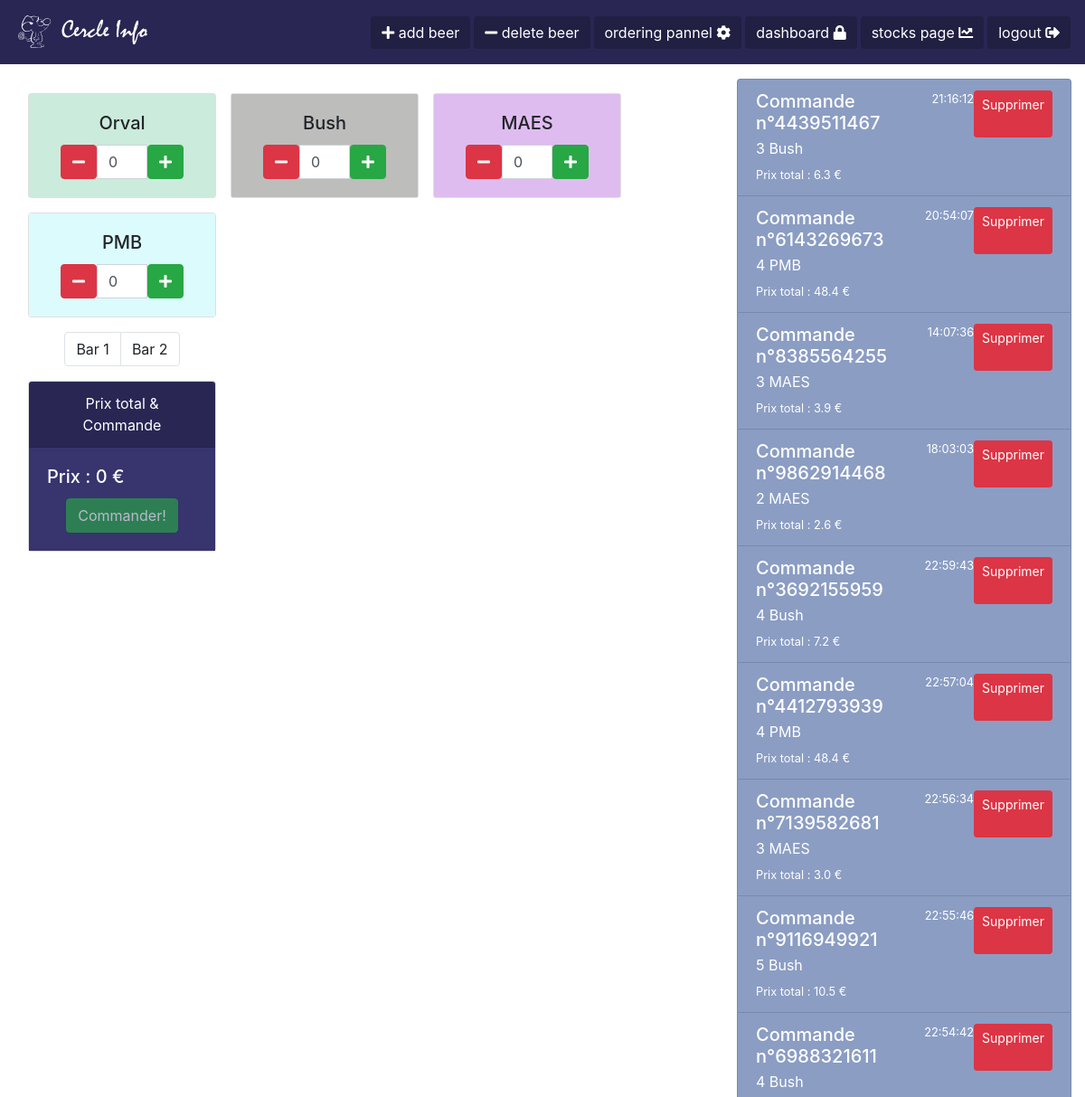
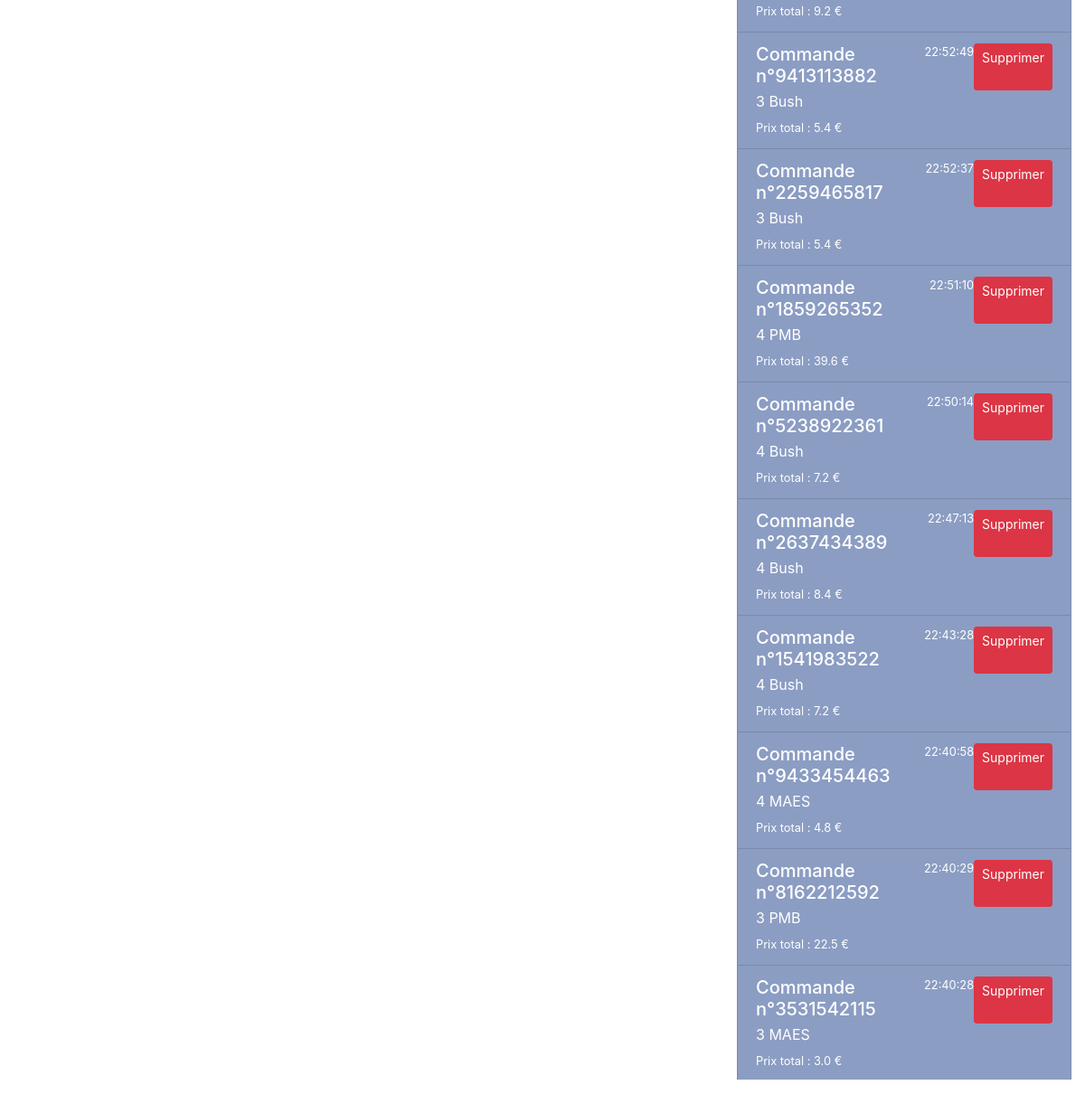
The app's page /beer_ordering/ (signed in) with its own data (2 pictures, top to bottom).
### Beer/models.py (models this page shows, shortened)
class Beer(models.Model):
    beer_name = models.CharField(max_length=100)
    price = models.FloatField(null=False)
    buy_price = models.FloatField(null=False)
    stock = models.IntegerField(null=False)
    coef_up = models.FloatField(null=False)
    coef_down = models.FloatField(null=False)
    coef_max = models.FloatField(null=False)
    q_qarder = models.IntegerField(null=False, default=0)
    q_current_qarder = models.IntegerField(null=False, default=0)
    alcohol_percentage = models.FloatField(null=False, default=0)
    bar = models.IntegerField(null=False, default=1)
    trend = models.CharField(max_length=10, default='EQUAL')
    out_of_stock = models.BooleanField(null=False, default=False)
    best_value = models.BooleanField(null=False, default=False)
    best_price = models.BooleanField(null=False, default=False)
    class Meta:
        permissions = (('show_tool_bar', 'Can show the toolbar'),
                       ('failsafe_mode', 'Can access to failsafe'),)

class History(models.Model):
    id_str = models.CharField(max_length=25, null=False)
    time = models.CharField(null=False, max_length=25)
    total_price = models.FloatField(null=False, default=0)
    buy_total_price = models.FloatField(null=False, default=0)
    history_json = models.TextField()
    quarter = models.IntegerField(null=False, default=1)
    text = models.TextField(null=False, default="")

### Beer/views.py (the view)
# urls.py: path('beer_ordering/', BeerViews.beer_ordering_view, name='beer_ordering'),
@login_required
def beer_ordering_view(request):
    return render(request, 'ordering_beer_page.html', {'beers': BeerModel.objects.all(), 'history': History.objects.all()})

### Beer/templatetags/filter_extra.py (called while the page is built)
def rcolors(value):
    letters = 'B,C,D,E,F'.split(',')
    color = '#'
    while color in color_list:
        for i in range(6):
            color += letters[math.floor(random() * len(letters))]
    color_list.append(color)
    return color

### templates/ordering_beer_page.html (shortened to what this page needs)
{%extends 'main_template.html' %}
{% load static %}
{%block content%}
<div class="container-fluid">
  <div class="row">
    <div class="col-sm-8">
      {% include 'beer_card.html' with beers=beers%}
      <div class="mt-3 ml-3" style="max-width: 13rem;">
        <ul class="pagination justify-content-center">
            <li class="page-item"><a class="page-link" onclick="show_bar(1);hide_bar(2);">Bar 1</a></li>
            <li class="page-item"><a class="page-link" onclick="show_bar(2);hide_bar(1)">Bar 2</a></li>
        </ul>
      </div>
      <div class="card text-white mt-3 ml-3" style="max-width: 13rem;">
          <div class="card-header text-center"style="background-color: #292654;">Prix total & Commande</div>
          <div class="card-body" style="background-color: #37346e;">
              <h5 class="card-title" id="total_price">Prix : 0 €</h5>
              <div class="text-center">
                  <div class="btn btn-success disabled" id="order_btn" onclick="make_order()">Commander!</div>
              </div>
          </div>
      </div>
    </div>
        <div class="col-sm-4">
      {% include 'ordering_list.html' with history=history %}
        </div>
  </div>
</div>
{%endblock%}

### templates/beer_card.html
{% load static %}
{% load filter_extra %}
<div class="row col-sm">
{% for beer in beers %}
    <div class="card ml-3 mt-3 bar{{beer.bar}}" style="width: 13rem;">
      <div class="card-body" style='background-color: {{beer.beer_name|rcolors}};'>
           <h5 class="card-title text-center">{{ beer.beer_name }}</h5>
        <div class="input-group col-sm-12">
          <span class="input-group-btn">
              <div class="btn btn-danger" onclick="minus({{ forloop.counter }}, '{{ beer.beer_name }}')">
                  <i class="fas fa-minus"></i>
              </div>
          </span>
          <input type="text" id="input{{ forloop.counter }}" class="form-control input-number" value="0" min="0">
          <span class="input-group-btn" onclick="plus({{ forloop.counter }}, '{{ beer.beer_name }}')">
              <button type="button" class="btn btn-success">
                  <i class="fas fa-plus"></i>
              </button>
          </span>
      </div>
      </div>
    </div>
{% endfor %}
</div>

### templates/ordering_list.html
<div class="list-group" id="histo" style="position: relative; height: 94vh; width: 100%; overflow-y: scroll;">
    {% for histo in history reversed %}
    <a class="list-group-item list-group-item-action flex-column align-items-start text-white history_color" style="background-color:#8b9dc3;" id="{{ histo.id_str }}">
        <div class="d-flex w-100 justify-content-between">
            <h5 class="mb-1">Commande n°{{ histo.id_str }}</h5>
            <small>{{ histo.time }}</small>
            <div class="btn btn-sm btn-danger history_btn" data-id="{{ histo.quarter }}" onclick="delete_histo({{ histo.id_str }})">Supprimer</div>
        </div>
    <p class="mb-1">{{ histo.text }}</p>
    <small id="">Prix total : {{ histo.total_price }} €</small>
    </a>
    {% endfor %}
</div>

### records on screen
Beer: {{ beer.bar }} 1 (drawn), beer_name "Orval"
Beer: {{ beer.bar }} 1 (drawn), beer_name "Bush"
Beer: {{ beer.bar }} 1 (drawn), beer_name "MAES"
Beer: beer_name "PMB"
History: id_str "4439511467", time "21:16:12", text "3 Bush", total_price "6.3"
History: id_str "6143269673", time "20:54:07", text "4 PMB", total_price "48.4"
History: id_str "8385564255", time "14:07:36", text "3 MAES", total_price "3.9"
History: id_str "9862914468", time "18:03:03", text "2 MAES", total_price "2.6"
History: id_str "3692155959", time "22:59:43", text "4 Bush", total_price "7.2"
History: id_str "4412793939", time "22:57:04", text "4 PMB", total_price "48.4"
History: id_str "7139582681", time "22:56:34", text "3 MAES", total_price "3.0"
History: id_str "9116949921", time "22:55:46", text "5 Bush", total_price "10.5"
History: id_str "6988321611", time "22:54:42", text "4 Bush", total_price "9.2"
History: id_str "9413113882", time "22:52:49", text "3 Bush", total_price "5.4"
History: id_str "2259465817", time "22:52:37", text "3 Bush", total_price "5.4"
History: id_str "1859265352", time "22:51:10", text "4 PMB", total_price "39.6"
History: id_str "5238922361", time "22:50:14", text "4 Bush", total_price "7.2"
History: id_str "2637434389", time "22:47:13", text "4 Bush", total_price "8.4"
History: id_str "1541983522", time "22:43:28", text "4 Bush", total_price "7.2"
History: id_str "9433454463", time "22:40:58", text "4 MAES", total_price "4.8"
History: id_str "8162212592", time "22:40:29", text "3 PMB", total_price "22.5"
History: id_str "3531542115", time "22:40:28", text "3 MAES", total_price "3.0"
